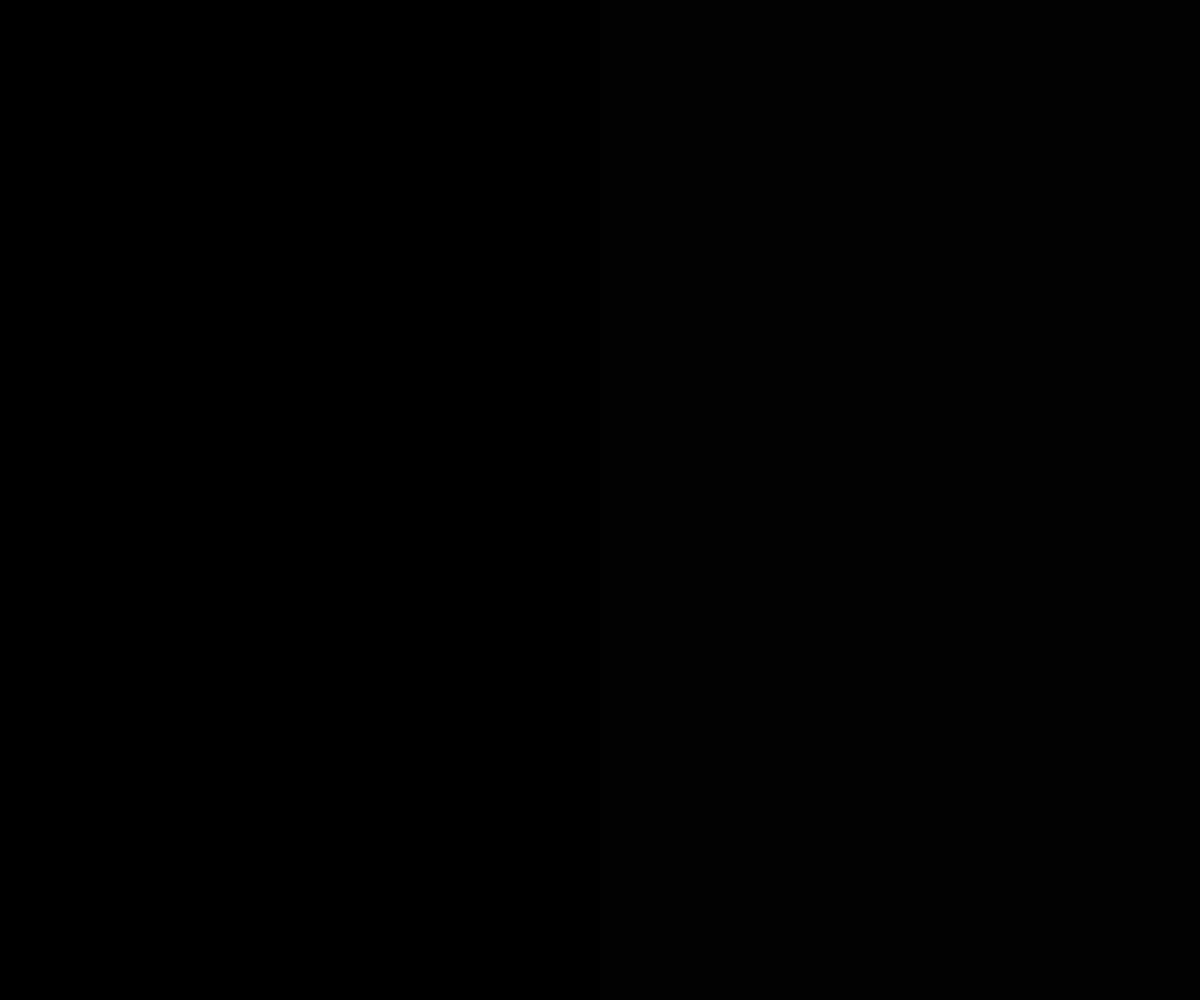
Frame 1 (no input)
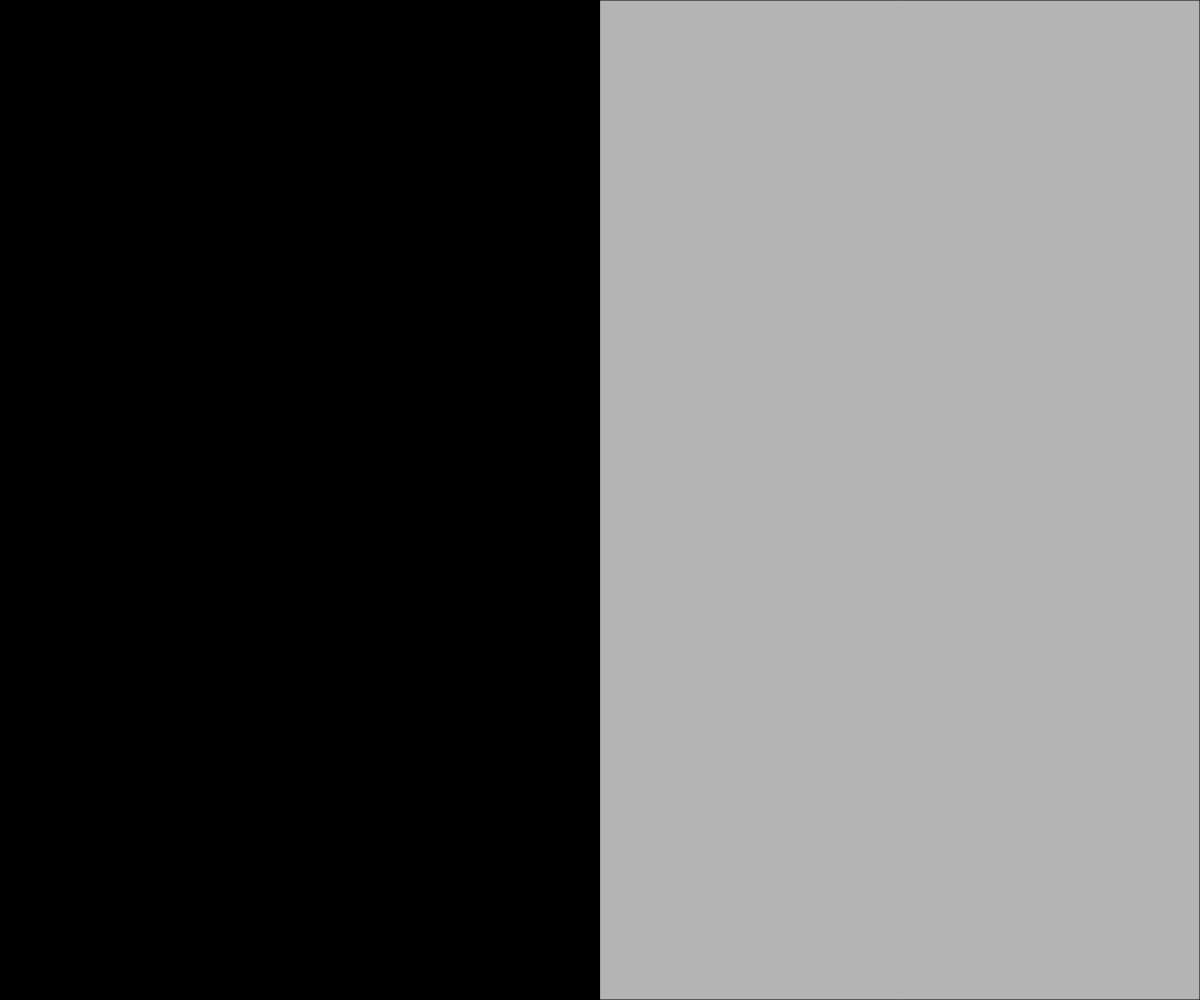
Frame 60 (no input)
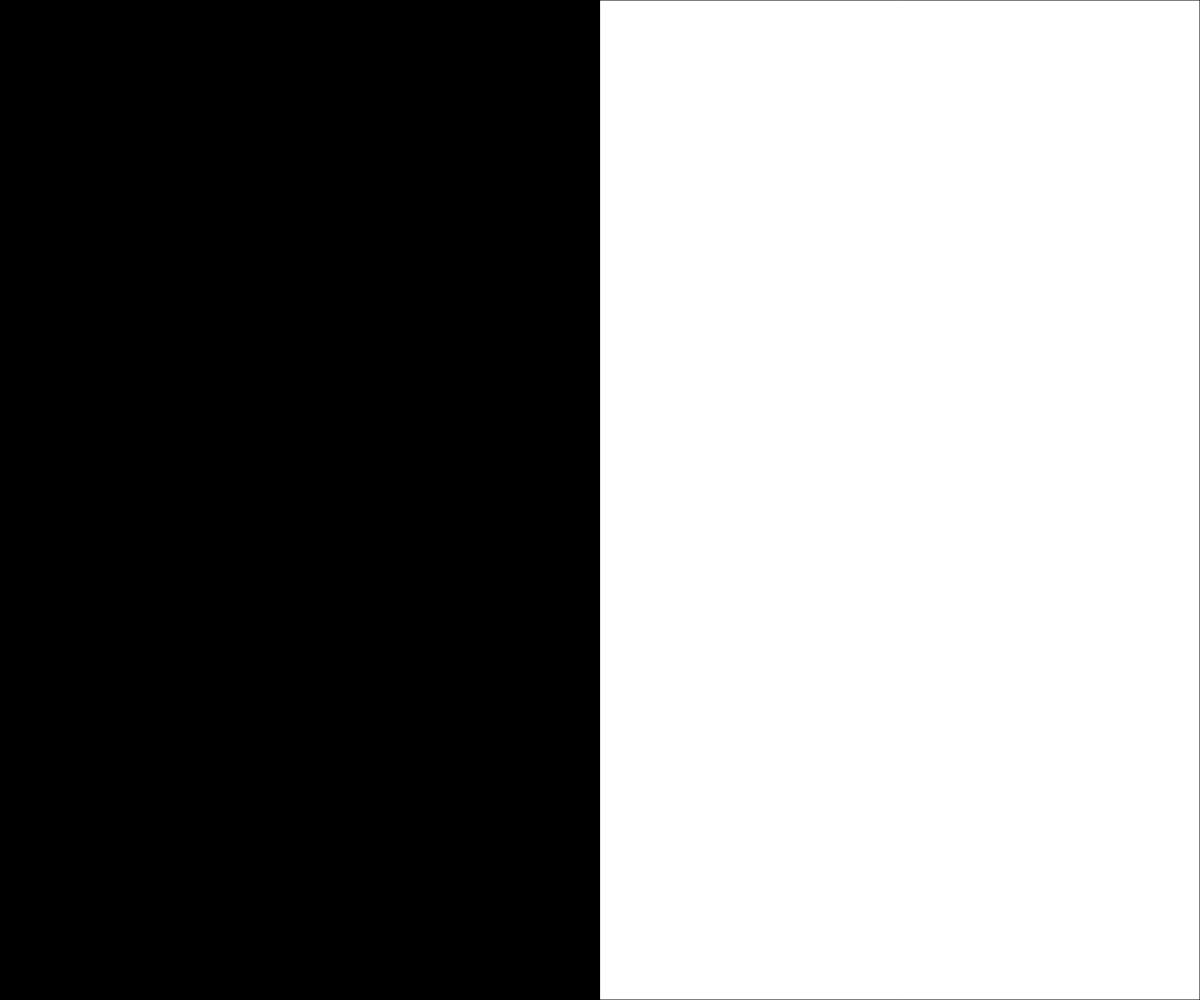
Frame 120 (the mouse pressed at the canvas centre since frame 60)

The p5.js sketch that drew these frames (run headless with seeded random() and noise() and a simulated clock; from frame 60 on, the mouse is pressed at the canvas centre):

// p5.js sketch
// ── sketch.js
// State Variables and Fading
// Mr. Scott
// Sept 22, 2023
// A look at state variables and a fading effect

// Global Variables
let mouseSide;  //"left" → LEFT  "right" → RIGHT
let fillValue = 0;

function setup() {
  createCanvas(windowWidth, windowHeight);
  updateMouseState();
}

function draw() {
  background(220);
  updateMouseState();
  renderSquares();
}

function updateMouseState() {
  //looks at the mouse position and updates
  //our "system variable" mouseSide.
  if (mouseX > width / 2) {
    mouseSide = "right";
  }
  else mouseSide = "left";
  print(mouseSide);
}

function renderSquares() {
  // draw our two rectangles on the screen

  if (mouseSide === "left") fill(0);
  else fill(255);
  rect(0, 0, width / 2, height);  //LEFT RECT


  
  if (mouseSide === "right") {
    fillValue = 0;
  }
  else {
    fillValue +=3;
  }
  fillValue = constrain(fillValue, 0, 255);
  fill(fillValue);
  print(fillValue);
  rect(width / 2, 0, width / 2, height); //RIGHT RECT
}
